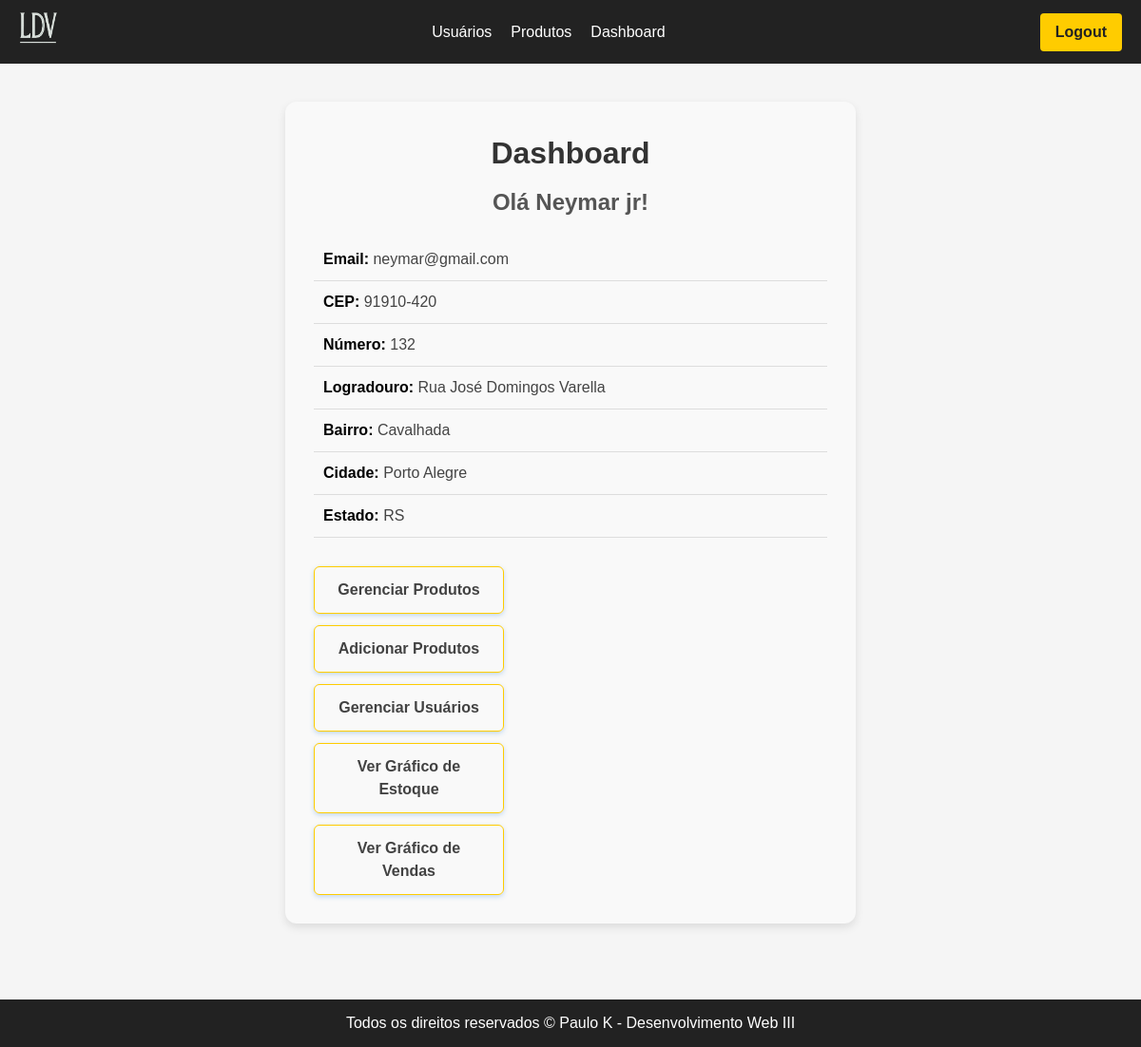
Page /dashboard (signed in) on the committed database.
### app/models.py (models this page shows)
class Usuario(models.Model): # aqui dizemos que a classe pai Model irá dar herança para a classe usuario
    nome = models.CharField(max_length=100) # varchar, deve especificar o tamanho
    email = models.EmailField()
    senha = models.CharField(max_length=16)
    cep = models.CharField(max_length=9)  # Formato 00000-000
    logradouro = models.CharField(max_length=100)
    bairro = models.CharField(max_length=100)
    localidade = models.CharField(max_length=100)  # Cidade
    uf = models.CharField(max_length=2)  # Estado
    numero = models.CharField(max_length=10)  # Número da residência

### app/views.py (the view)
# urls.py: path('dashboard', views.dashboard, name="dashboard"),
def dashboard(request):
    _email = request.session.get("email")
    if _email:
        try:
            usuario = Usuario.objects.get(email=_email)
            return render(request, "dashboard.html", {
                'usuario': usuario
            })
        except Usuario.DoesNotExist:
            messages.error(request, "Usuário não encontrado.")
            return redirect("login")
    else:
        messages.error(request, "Você precisa estar logado.")
        return redirect("login")

### app/template/dashboard.html (shortened to what this page needs)
{% extends "template.html" %}
{% load static %}
{% block style %}<link rel="stylesheet" href="{% static 'dashboard.css' %}">{% endblock %}
{% block conteudo %}
<div class="dashboard-container">
    <h1 class="dashboard-title">Dashboard</h1>
    <h2 class="dashboard-subtitle">Olá {{ usuario.nome }}!</h2>
    <ul class="dashboard-list">
        <li><strong>Email:</strong> {{ usuario.email }}</li>
        <li><strong>CEP:</strong> {{ usuario.cep }}</li>
        <li><strong>Número:</strong> {{ usuario.numero }}</li>
        <li><strong>Logradouro:</strong> {{ usuario.logradouro }}</li>
        <li><strong>Bairro:</strong> {{ usuario.bairro }}</li>
        <li><strong>Cidade:</strong> {{ usuario.localidade }}</li>
        <li><strong>Estado:</strong> {{ usuario.uf }}</li>
    </ul>
    <div class="dashboard-links">
    <a href="{% url 'exibirProdutos' %}" class="dashboard-link">Gerenciar Produtos</a>
    <a href="{% url 'addProduto' %}" class="dashboard-link">Adicionar Produtos</a>
    <a href="{% url 'exibirUsuarios' %}" class="dashboard-link">Gerenciar Usuários</a>
    <a href="{% url 'grafico' %}" class="dashboard-link">Ver Gráfico de Estoque</a>
    <a href="{% url 'grafico_vendas' %}" class="dashboard-link">Ver Gráfico de Vendas</a>
</div>
</div>
{% endblock %}

### app/static/template_base.css (style rules this page uses)
* { margin: 0; padding: 0; box-sizing: border-box; }
body { font-family: Arial, sans-serif; line-height: 1.5; background: #f5f5f5; color: #333; }

### app/static/dashboard.css (style rules this page uses)
.dashboard-container { max-width: 600px; margin: 40px auto; background-color: #f9f9f9; padding: 30px; border-radius: 12px; box-shadow: 0 4px 10px rgba(0, 0, 0, 0.1); font-family: Arial, sans-serif; }
.dashboard-container h1 { text-align: center; color: #333; margin-bottom: 10px; }
.dashboard-container h2 { text-align: center; color: #555; margin-bottom: 20px; }
.dashboard-container ul { list-style: none; padding: 0; }
.dashboard-container li { padding: 10px; border-bottom: 1px solid #ddd; font-size: 16px; color: #444; }
.dashboard-container li strong { color: #000; }
.dashboard-links { margin-top: 30px; display: flex; flex-direction: column; gap: 12px; max-width: 200px; }
.dashboard-link { background-color: transparent; border: 1px solid #ffcc00; color: #424242; padding: 12px 24px; text-decoration: none; font-weight: 600; border-radius: 6px; transition: background-color 0.3s ease; box-shadow: 0 2px 5px rgba(74, 144, 226, 0.3); text-align: center; }

### rows in the picture
Usuario: nome "Neymar jr", email "neymar@gmail.com", cep "91910-420", numero "132", logradouro "Rua José Domingos Varella", bairro "Cavalhada", localidade "Porto Alegre", uf "RS"
